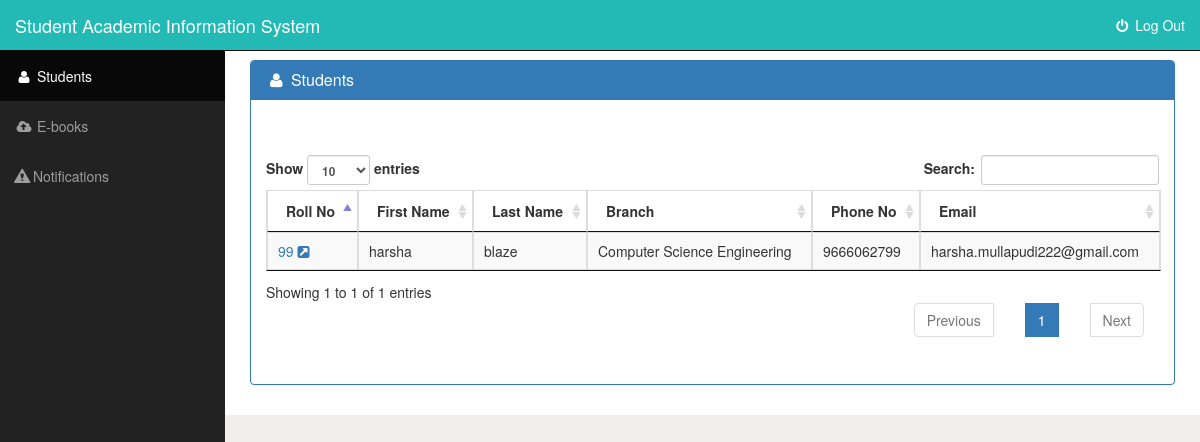
The page /admin/students.php on the database its author committed.
### tables this page shows
CREATE TABLE `students` (
  `roll_no` varchar(10) NOT NULL,
  `first_name` varchar(200) NOT NULL,
  `last_name` varchar(200) NOT NULL,
  `dob` date DEFAULT NULL,
  `address` varchar(500) NOT NULL,
  `phone_no` varchar(20) NOT NULL,
  `email` varchar(30) NOT NULL,
  `branch_id` int(11) NOT NULL,
  `y_o_joining` int(11) NOT NULL,
  `last_login` datetime DEFAULT NULL,
  `profile_pic` varchar(1000) DEFAULT NULL
);

CREATE TABLE `branches` (
  `branch_id` int(11) NOT NULL,
  `branch_name` varchar(200) NOT NULL
);

### db.php (called while the page is built, shortened)
<?php
	function db_link($link = NULL){
		static $db_link;
		if($link) $db_link = $link;
		return $db_link;
	}
	function db_fetch_assoc($res){
		switch(DATABASE){
			case 'mysqli':
				return mysqli_fetch_assoc($res);
		}
	}
	function db_num_rows($res){
		switch(DATABASE){
			case 'mysqli':
				return mysqli_num_rows($res);
		}
	}
	function db_query($query, $link = NULL){
		if(!$link) $link = db_link();
		switch(DATABASE){
			case 'mysqli':
				return mysqli_query($link, $query);
		}
	}
?>

### lib.php (called while the page is built, shortened)
<?php
function get_students()
{
	$data=array();
	$result=db_query("SELECT st.roll_no, st.first_name, st.last_name, st.dob, st.address, st.phone_no, st.email, st.branch_id, st.y_o_joining, st.last_login,br.branch_name FROM students st LEFT OUTER JOIN branches br ON br.branch_id=st.branch_id");
	if(db_num_rows($result) > 0)
	{
		while($row=db_fetch_assoc($result))
		{
			$data[]=$row;
		}
	}
	return $data;
}
?>

### admin/students.php (the view, shortened to what this page needs)
<?php
include('header.php');
$cur_page='students';
include('side_menu.php');
?>
<div id="page-wrapper">
	<div class="container-fluid">
		<div class="row">
			<div class="col-md-12">
			<div class="panel panel-primary">
				<div class="panel-heading">
					<h3 class="panel-title"><i class="fa fa-user fa-fw"></i> Students</h3>
				</div>
				<div class="panel-body">
				<?php
				$students=get_students();
				?>
				<br>
				<br>
					<table id="students" class="table table-bordered table-hover table-striped">
						<thead>
							<tr>
								<th>Roll No</th>
								<th>First Name</th>
								<th>Last Name</th>
								<th>Branch</th>
								<th>Phone No</th>
								<th>Email</th>
							</tr>
						</thead>
						<tbody>
						<?php
						foreach($students as $student)
						{
							echo '<tr>';
							echo '<td><a href="students_dv.php?student_id='.$student['roll_no'].'">'.$student['roll_no'].' <i class="fa fa-external-link-square"></i></a></td>';
							echo '<td>'.$student['first_name'].'</td>';
							echo '<td>'.$student['last_name'].'</td>';
							echo '<td>'.$student['branch_name'].'</td>';
							echo '<td>'.$student['phone_no'].'</td>';
							echo '<td>'.$student['email'].'</td>';
							echo '</tr>';
						}
						?>
						</tbody>
					</table>
				</div>
			</div>
			</div>
		</div>
	</div>
</div>
<?php
   include('footer.php');
?>

### admin/header.php (shortened to what this page needs)
<!DOCTYPE html>
<?php
include('../lib.php');
?>
<html lang="en">
<head>
    <link href="../css/bootstrap.min.css" rel="stylesheet">
    <link href="../css/sb-admin.css" rel="stylesheet">
    <link href="../css/plugins/morris.css" rel="stylesheet">
    <link href="../font-awesome/css/font-awesome.min.css" rel="stylesheet" type="text/css">
	<link href="../css/jquery.dataTables.css" rel="stylesheet" type="text/css">
	<link href="../css/dataTables.searchHighlight.css" rel="stylesheet">
</head>
<body>
    <div id="wrapper">
        <nav class="navbar navbar-inverse navbar-fixed-top" style="background-color:#23BAB5;" role="navigation">
            <div class="navbar-header">
                <a class="navbar-brand" href="#" style="color:white;">Student Academic Information System</a>
            </div>
            <ul class="nav navbar-right top-nav">
                <li class="dropdown">
                    <a href="../signout.php" style="color:white;"><i class="fa fa-fw fa-power-off"></i> Log Out</a>
                </li>
            </ul>

### admin/side_menu.php
       <div class="collapse navbar-collapse navbar-ex1-collapse">
           <ul class="nav navbar-nav side-nav">
               <li <?php if($cur_page=='students') echo 'class="active"'; ?>>
                   <a href="students.php"><i class="fa fa-fw fa-user"></i> Students</a>
               </li>
<li  <?php if($cur_page=='ebooks') echo 'class="active"'; ?> >
	<a href="ebooks.php"><i class="fa fa-fw  fa-cloud-upload"></i> E-books</a>
               </li>
<li  <?php if($cur_page=='notifications') echo 'class="active"'; ?> >
	<a href="notifications.php"><i class="glyphicon glyphicon-alert"></i> Notifications</a>
               </li>
           </ul>
       </div>
   </nav>

### footer.php (shortened to what this page needs)
</body>
</html>

### css/sb-admin.css (style rules this page uses)
body { margin-top: 100px; background-color: #F1EFED; }
@media (min-width:768px) { body { margin-top: 50px; } }
#wrapper { padding-left: 0; }
#page-wrapper { width: 100%; padding: 0; background-color: #fff; }
@media (min-width:768px) { #wrapper { padding-left: 225px; } }
@media (min-width:768px) { #page-wrapper { padding: 10px; } }
.top-nav { padding: 0 15px; }
.top-nav>li { display: inline-block; float: left; }
.top-nav>li>a { padding-top: 15px; padding-bottom: 15px; line-height: 20px; color: #999; }
@media (min-width:768px) { .side-nav { position: fixed; top: 51px; left: 225px; width: 225px; margin-left: -225px; border: none; border-radius: 0; overflow-y: auto; background-color: #222; bottom: 0; overflow-x: hidden; padding-bottom: 40px; } }
@media (min-width:768px) { .side-nav>li>a { width: 225px; } }

### rows shown on the page
students: roll_no "99", first_name "harsha", last_name "blaze", branch.branch_name "Computer Science Engineering", phone_no "9666062799", email "harsha.mullapudi222@gmail.com"
